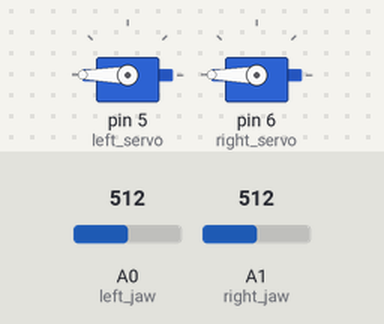
Simulated run of this sketch. Board: Arduino Uno, built with avr-gcc and run on an emulated ATmega328P. Shown: 2 × servo. Inputs (shaded band) come from the test bench; at power-on: A0 (left_jaw) = 512, A1 (right_jaw) = 512.

Above: at 0.1 s.
Timing chart, 0 to 3.0 s (numbered marks = the images above):
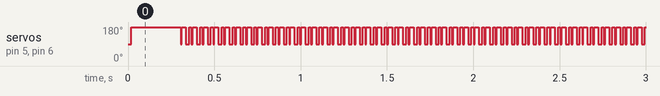

Measured:
- by itself, servo on pin 5 (left_servo), servo on pin 6 (right_servo): repeats every 0.03 s: 90° 0.01 s, 180° 0.02 s

The sketch:

Jawbot.ino
```cpp
/**
 * Jawbot.ino
 *
 * Josh Kaplan
 * jk@joshkaplan.org
 *
 * This is super inneficient, just meant to convey Sam's logic.
 */

#include <Servo.h>

#define FORWARD 180
#define REVERSE 0
#define STOP 	90

// servos
int left_servo = 5;
int right_servo = 6;

Servo servo1;
Servo servo2;

// emg pins
int left_jaw = A0;
int right_jaw = A1;

// data
int left_val = 0;
int right_val = 0;

// emg thresholds
float threshold = 0;
float threshold1 = threshold;
float threshold2 = threshold;

/**
 * setup runs once.
 */
void setup()
{
	// initialize emg inputs
	pinMode(left_jaw, INPUT);
	pinMode(right_jaw, INPUT);

	// attach servos
	servo1.attach(left_servo);
	servo2.attach(right_servo);
}

/**
 * Loop runs infinitely
 */
void loop()
{
	left_val  = analogRead(left_jaw);
	right_val = analogRead(right_jaw);

	// bite down left jaw only, user wants to turn left
	if (left_val > threshold1 && right_val < threshold2)
	{
		// turn left
		servo1.write(FORWARD);
		servo2.write(REVERSE);

		// delay
		delayMicroseconds(1200);

		// stop
		servo1.write(STOP);
		servo2.write(STOP);
	}

	// bite down on right jaw only, user want's to turn right
	else if (right_val > threshold2 && left_val < threshold2)
	{
		// turn
		servo1.write(REVERSE);
		servo2.write(FORWARD);

		// delay
		delayMicroseconds(1200);

		// stop
		servo1.write(STOP);
		servo2.write(STOP);
	}

	// bite both sides, user wants to go forward
	else if (left_val > threshold1 && right_val > threshold2)
	{
		servo1.write(FORWARD);
		servo2.write(FORWARD);

		// delay
		delayMicroseconds(2100);

		// stop
		servo1.write(STOP);
		servo2.write(STOP);
	}

	// not biting
	else
	{
		servo1.write(STOP);
		servo2.write(STOP);
	}
}
```
